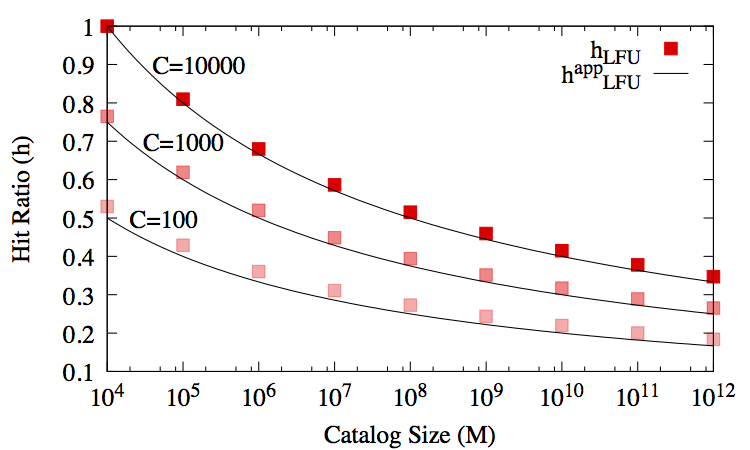

gnuplot code for this plot:
#! xgp -qx DATA/QuellaSporcaDozzina.DATA 2:($6/100)
# Created the Thu Nov 24 23:06:12 CET 2016 with:
#   ____________________________
#  /                            \
# /        xgp        __________/
# \__________________/.:nonsns:.
#
 
#-------------------------------------
# SHAPES:
# (c)ircle  (t)riangle (i)nv.tri.
#           (d)iamond  (s)quare
# FILLING:
# (f)illed  (o)paque  (e)mpty (default)
#-------------------------------------
   s=4  ; es=s  ; fs=s+1 ; os=s+66
   c=6  ; ec=c  ; fc=c+1 ; oc=os+1
   t=8  ; et=t  ; ft=t+1 ; ot=oc+1
   i=10 ; ei=i  ; fi=i+1 ; oi=ot+1
   d=12 ; ed=d  ; fd=d+1 ; od=oi+1
   p=14 ; ep=p  ; fp=p+1 ; op=od+1
#-------------------------------------
#  e.g.:  
#  empty circles vs filled squares
#  plot "file" u 1:3 w p pt ec, 
#           "" u 1:4 w lp pt fs
#-------------------------------------

#Happy gnuplotting

#set size 1,0.7

set key top right samplen 2
set logs x
set format x "10^{%T}"

set xlab "Catalog Size (M)"
set ylab "Hit Ratio (h)"

#set label "Rank 10"    at 20000,0.3
set label "C=100"   at 20000,0.5
set label "C=1000"  at 30000,0.7
set label "C=10000" at 40000,0.9

hit(C,M)=log(C)/log(M)

# rerr(C)=100*(hit(C,1e4)-hit(100,1e12))/hit(100,1e12)

# set label sprintf("%.f%%\nerror", rerr(100)) at 15000,0.53
#set label sprintf("%.f%%\nerror", rerr(1000)) at 15000,0.8
# set label sprintf("%.f%%\nerror", rerr(10000)) at 15000,0.975

# set obj circle center 1e4,hit(100,1e4) radius 2

# 250, 300 and 500% errors!

plot \
'QuellaSporcaDozzina.DATA' i 0 u 2:($6/100) t '' w   p pt 5 lc rgb "#AAFF0000",\
'QuellaSporcaDozzina.DATA' i 1 u 2:($6/100) t '' w   p pt 5 lc rgb "#88FF0000" ,\
'QuellaSporcaDozzina.DATA' i 2 u 2:($6/100) t 'h_{LFU}' w  p pt 5 lc rgb "red",\
hit(100,x) t 'h^{app}_{LFU}' w l lt -1, \
hit(1000,x) t '' w l lt -1, \
hit(10000,x) t '' w l lt -1

#plot 'DATA/QuellaSporcaDozzina.DATA'	u 2:($6/100)   t ''	w  l lt -1
